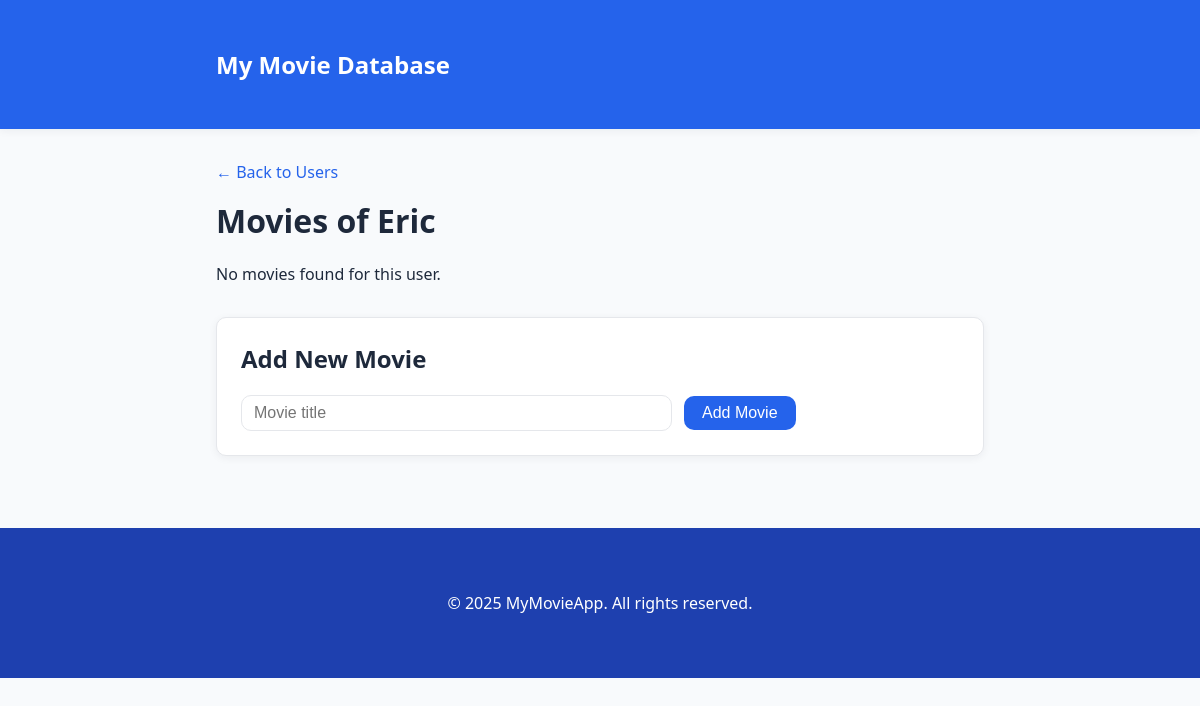
The page /users/1/movies on the database as committed earlier.
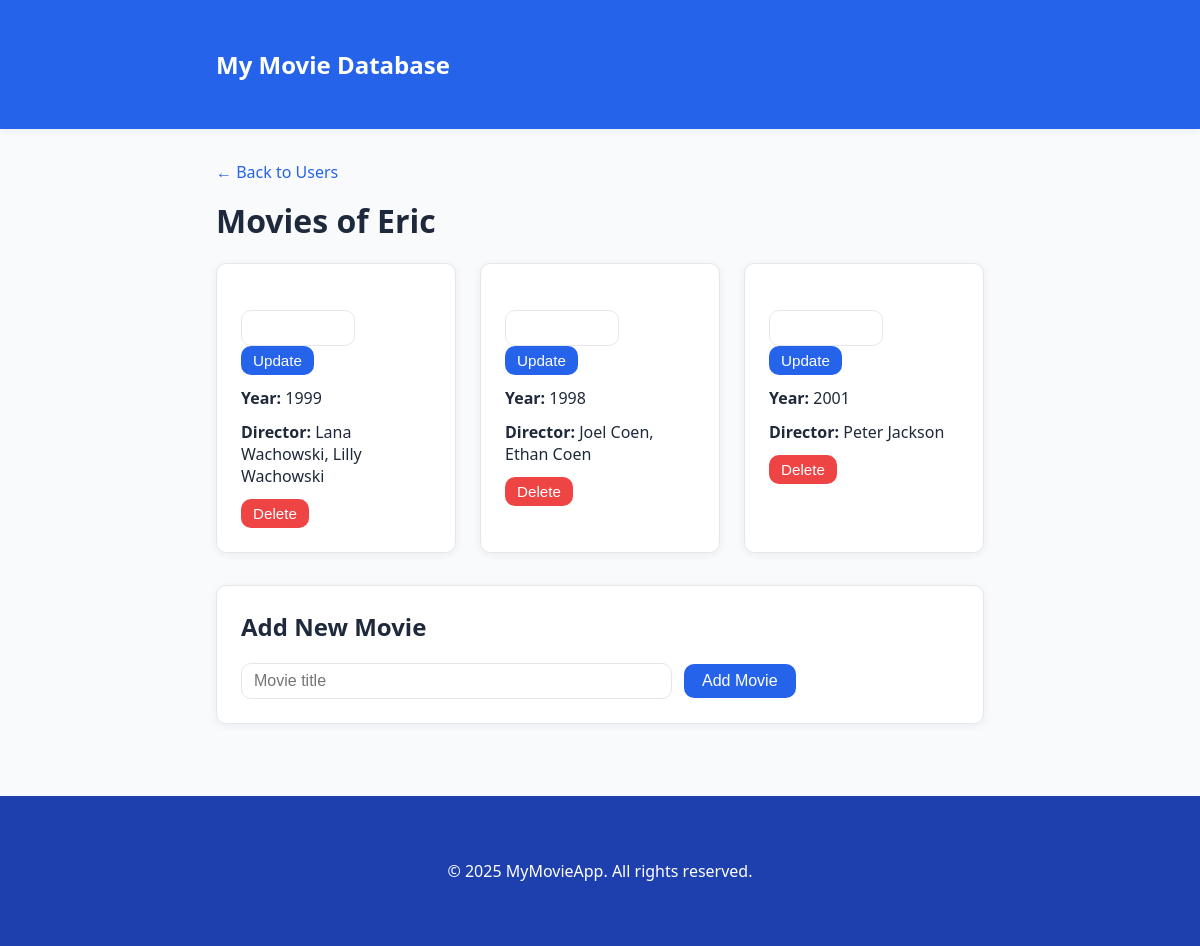
The same page on the database as committed later.
### data_management/models.py (models this page shows, shortened)
class User(db.Model):
    __tablename__ = 'users'
    id = db.Column(db.Integer, primary_key=True)
    username = db.Column(db.String(100), nullable=False)

class Movie(db.Model):
    __tablename__ = 'movies'
    id = db.Column(db.Integer, primary_key=True)
    name = db.Column(db.String(200), nullable=False)
    director = db.Column(db.String(100), nullable=False)
    year = db.Column(db.Integer, nullable=False)
    poster_url = db.Column(db.String(300), nullable=True)
    user_id = db.Column(db.Integer, db.ForeignKey('users.id'), nullable=False)

### app.py (the view)
@app.route('/users/<int:user_id>/movies', methods=['GET'])
def list_movies(user_id: int) -> Any:
    try:
        movies = data_manager.get_movies(user_id)
        user = data_manager.get_user_by_id(user_id)
    except Exception as e:
        flash(f"Couldn't retrieve movies! Error: {e}")
        return redirect(url_for('index'))
    return render_template('movies.html', movies=movies, user=user)

### data_management/data_manager.py (called while the page is built)
    def get_user_by_id(self, user_id: int) -> Optional[User]:
        return User.query.get(user_id)

    def get_movies(self, user_id: int) -> List[Movie]:
        return Movie.query.filter_by(user_id=user_id).all()

### templates/movies.html (shortened to what this page needs)
{% extends "base.html" %}
{% block content %}
<a href="/" class="back-link">&larr; Back to Users</a>
<h1>Movies of {{ user.username }}</h1>
{% if movies %}
<div class="card-list">
    {% for movie in movies %}
    <div class=" card">
        <form action="{{ url_for('update_movie', movie_id=movie.id, user_id=user.id) }}" method="post"
            class="inline-form">
            <input type="text" name="title" value="{{ movie.title }}" required>
            <button type="submit" class="btn btn-small">Update</button>
        </form>
        <div><strong>Year:</strong> {{ movie.year }}</div>
        <div><strong>Director:</strong> {{ movie.director }}</div>
        <form action="{{ url_for('delete_movie', movie_id=movie.id, user_id=user.id) }}" method="post"
            class="inline-form">
            <button type="submit" class="btn btn-small btn-danger"
                onclick="return confirm('Delete this movie?');">Delete</button>
        </form>
    </div>
    {% endfor %}
</div>
{% else %}
<p>No movies found for this user.</p>
{% endif %}
<div class="form-section">
    <h2>Add New Movie</h2>
    <form action="{{ url_for('add_movie', user_id = user.id)}}" method="post">
        <input type="text" name="title" placeholder="Movie title" required>
        <button type="submit" class="btn">Add Movie</button>
    </form>
</div>
{% endblock %}

### templates/base.html (shortened to what this page needs)
<!DOCTYPE html>
<html lang="en">
<head>
    <link rel="stylesheet" href="{{ url_for('static', filename='style.css') }}">
</head>
<body>
    <nav>
        <div class="container">
            <a href="{{ url_for('index') }}" class="logo">My Movie Database</a>
        </div>
    </nav>
    <main class="container">
        {% block content %}{% endblock %}
    </main>
    <footer>
        <div class="container">
            <p>&copy; 2025 MyMovieApp. All rights reserved.</p>
        </div>
    </footer>
</body>
</html>

### static/style.css (style rules this page uses)
:root { --primary: #2563eb; --primary-dark: #1e40af; --danger: #ef4444; --bg: #f8fafc; --card-bg: #fff; --border: #e5e7eb; --text: #1e293b; --radius: 10px; --shadow: 0 2px 8px rgba(30, 41, 59, 0.06); }
* { box-sizing: border-box; }
body { font-family: 'Segoe UI', 'Roboto', Arial, sans-serif; background: var(--bg); color: var(--text); margin: 0; padding: 0; }
.container { max-width: 800px; margin: 0 auto; padding: 32px 16px; }
nav { background: var(--primary); color: #fff; padding: 16px 0; box-shadow: var(--shadow); }
nav .logo { font-size: 1.5rem; font-weight: bold; color: #fff; text-decoration: none; }
footer { background: var(--primary-dark); color: #fff; text-align: center; padding: 16px 0; margin-top: 40px; }
h1, h2 { margin-top: 0; }
.card-list { display: flex; flex-wrap: wrap; gap: 24px; margin-bottom: 32px; }
.card { background: var(--card-bg); border: 1px solid var(--border); border-radius: var(--radius); box-shadow: var(--shadow); padding: 24px; min-width: 220px; flex: 1 1 220px; display: flex; flex-direction: column; align-items: flex-start; gap: 12px; }
.form-section { background: var(--card-bg); border: 1px solid var(--border); border-radius: var(--radius); box-shadow: var(--shadow); padding: 24px; margin-top: 32px; }
input[type="text"] { padding: 8px 12px; border: 1px solid var(--border); border-radius: var(--radius); font-size: 1rem; margin-right: 8px; width: 60%; }
.btn { background: var(--primary); color: #fff; border: none; border-radius: var(--radius); padding: 8px 18px; font-size: 1rem; cursor: pointer; transition: background 0.2s; text-decoration: none; display: inline-block; }
.btn-danger { background: var(--danger); }
.btn-small { padding: 6px 12px; font-size: 0.95rem; }
.inline-form { display: inline; }
.back-link { display: inline-block; margin-bottom: 16px; color: var(--primary); text-decoration: none; font-size: 1rem; }

Rows that differ between the two databases and show on the page:
added Movie: year "1999", director "Lana Wachowski, Lilly Wachowski"
added Movie: year "1998", director "Joel Coen, Ethan Coen"
added Movie: year "2001", director "Peter Jackson"
Other text that changed with them:
text no longer shown: "No movies found for this user."
